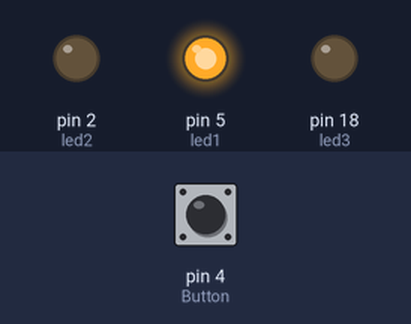
The sketch below on a simulated Arduino Uno, built with avr-gcc and run on an emulated ATmega328P. On the bench: output pins drawn as LEDs (lit = HIGH). Dashed ring = blinking. The test bench sets the inputs (shaded band); at power-on: pin 4 (Button) LOW.

Above: at 1.8 s.
1.9 s: pin 4 (Button) pulled HIGH for 0.6 s
At 2.4 s:
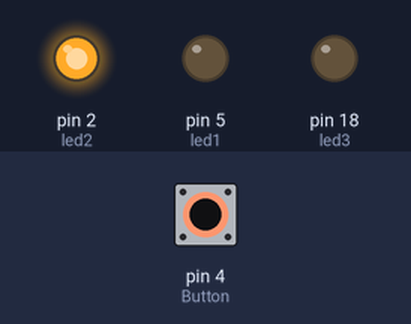
4.9 s: pin 4 (Button) pulled HIGH for 3.2 s
At 5.9 s:
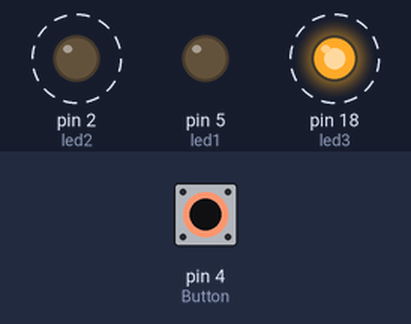
Timing chart, 0 to 10.5 s (numbered marks = the images above; inputs shaded):
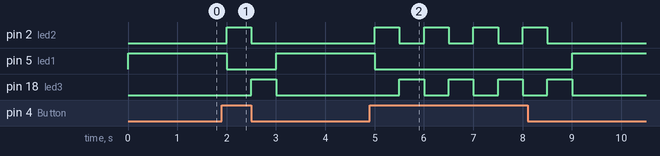

Measured:
- after the input at 1.9 s, pin 2 (led2): LOW → HIGH after 0.10 s, → LOW 0.50 s later; pin 5 (led1): HIGH → LOW after 0.10 s, → HIGH 1.0 s later; pin 18 (led3): LOW → HIGH after 0.60 s, → LOW 0.50 s later
- after the input at 4.9 s, pin 2 (led2): alternates HIGH for 0.50 s and LOW for 0.50 s, 8 changes in all, then stays LOW, starting after 0.10 s; pin 5 (led1): HIGH → LOW after 0.10 s, → HIGH 4.0 s later; pin 18 (led3): alternates HIGH for 0.50 s and LOW for 0.50 s, 8 changes in all, then stays LOW, starting after 0.60 s

The sketch:

ledBotaoV2-15Jun.ino
```cpp
#define led1 5
#define Button 4
#define led2 2
#define led3 18

void setup() {
  // put your setup code here, to run once:
  pinMode(led1, OUTPUT);
  pinMode(led2, OUTPUT);
  pinMode(led3, OUTPUT);
  pinMode(Button, INPUT);
}

void loop() {
  // put your main code here, to run repeatedly:
  int ButtonState = digitalRead(Button);
  if(ButtonState == HIGH){
    Mode01();
  }
  if(ButtonState == LOW){
    Mode02();
  }

}

void Mode01(){
  digitalWrite(led2, HIGH);
  delay(500);
  digitalWrite(led3, HIGH);
  digitalWrite(led2, LOW);
  delay(500);
  digitalWrite(led3, LOW);
}

void Mode02(){
  digitalWrite(led1, HIGH);
  delay(500);
  digitalWrite(led1, LOW);
}
```
